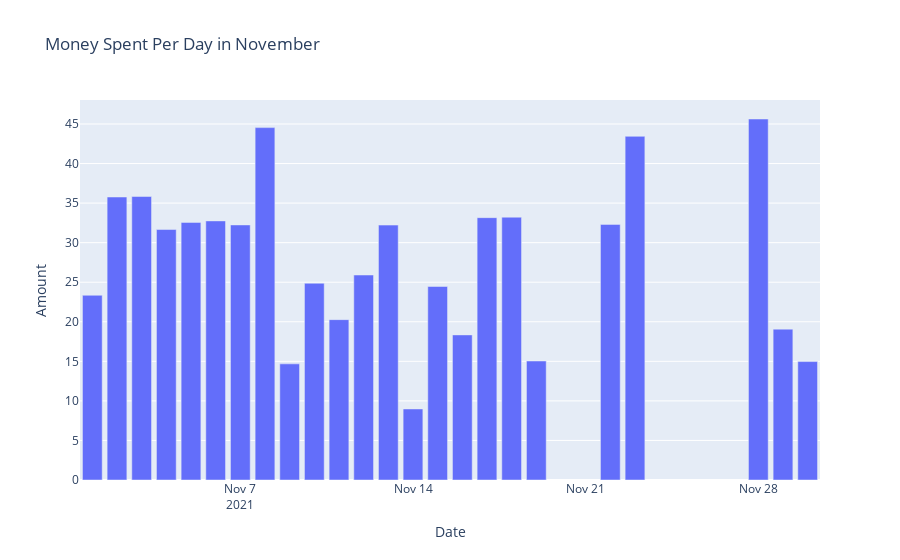

This figure's notebook cell:
### Code cell
spendingInMonthPerDay(monthsDict[11])

### Figure 1 — Plotly figure (JSON) as saved in the notebook; plotly's stock layout.template omitted (floating-point values rounded to 4 significant figures)
{"data": [{"alignmentgroup": "True", "hovertemplate": "Date=%{x}<br>Amount=%{y}<extra></extra>", "legendgroup": "", "marker": {"color": "#636efa", "pattern": {"shape": ""}}, "name": "", "offsetgroup": "", "orientation": "v", "showlegend": false, "textposition": "auto", "type": "bar", "x": ["2021-11-01", "2021-11-02", "2021-11-03", "2021-11-04", "2021-11-05", "2021-11-06", "2021-11-07", "2021-11-08", "2021-11-09", "2021-11-10", "2021-11-11", "2021-11-12", "2021-11-13", "2021-11-14", "2021-11-15", "2021-11-16", "2021-11-17", "2021-11-18", "2021-11-19", "2021-11-22", "2021-11-23", "2021-11-28", "2021-11-29", "2021-11-30"], "xaxis": "x", "y": [23.35, 35.77, 35.83, 31.66, 32.56, 32.75, 32.24, 44.54, 14.68, 24.87, 20.27, 25.91, 32.22, 8.98, 24.46, 18.34, 33.16, 33.22, 15.04, 32.31, 43.44, 45.63, 19.07, 14.97], "yaxis": "y"}], "layout": {"barmode": "relative", "legend": {"tracegroupgap": 0}, "title": {"text": "Money Spent Per Day in November"}, "xaxis": {"anchor": "y", "domain": [0, 1], "title": {"text": "Date"}}, "yaxis": {"anchor": "x", "domain": [0, 1], "title": {"text": "Amount"}}}}
